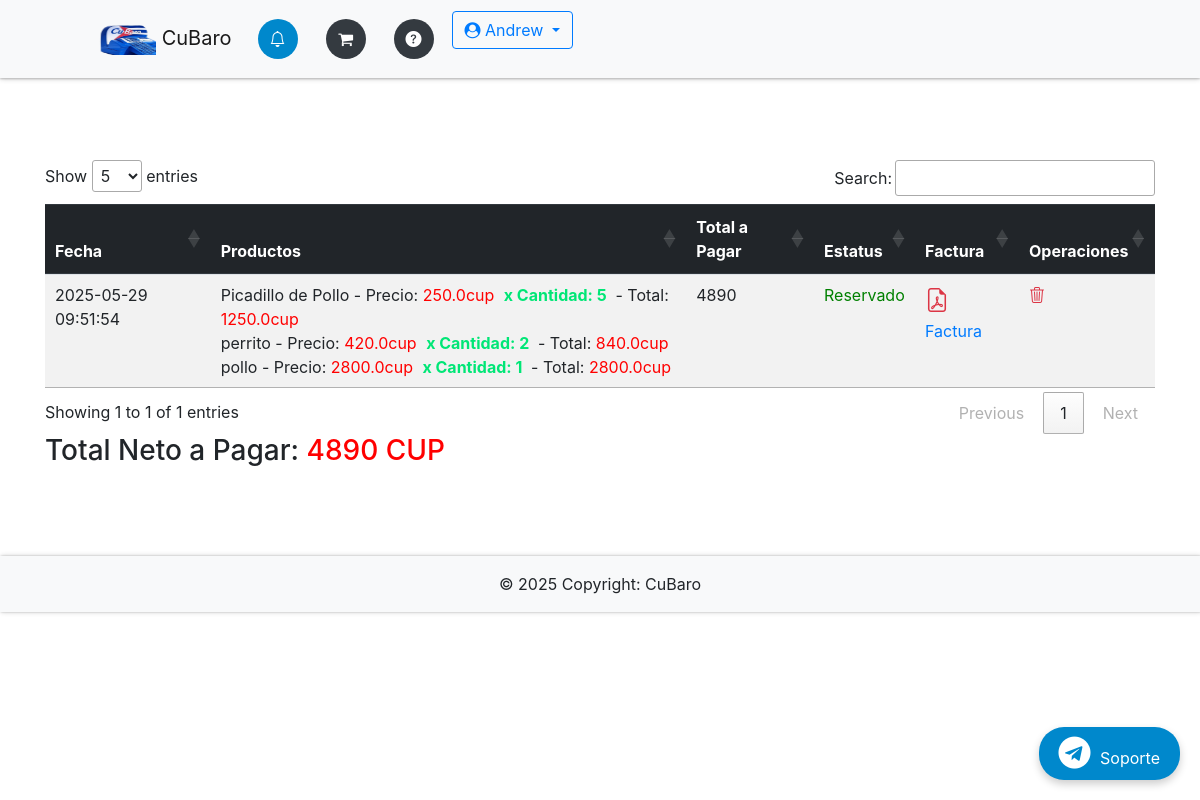
The app's page /orders (signed in) with its own data.
### app/db_models.py (models this page shows, shortened)
class User(UserMixin, db.Model):
    __tablename__ = "users"
    id = db.Column(db.Integer, primary_key=True)
    name = db.Column(db.Text, nullable=False)
    email = db.Column(db.String(50), nullable=False, unique=True)
    phone = db.Column(db.String(50), nullable=False)
    password = db.Column(db.String(250), nullable=False)
    admin = db.Column(db.Integer, nullable=False, default=0)
    email_confirmed = db.Column(db.Integer, nullable=False, default=1)
    created_by = db.Column(db.Integer, db.ForeignKey('users.id'), nullable=True)  # ID del creador
    registration_date = db.Column(db.DateTime, default=lambda: datetime.now(timezone.utc))  # Fecha de registro
    membership_expiration = db.Column(db.DateTime, nullable=True)  # Fecha de vencimiento de membresía
    updated_at = db.Column(db.DateTime, default=lambda: datetime.now(timezone.utc))  # Fecha de expiracion de Codigo de recuperacion empleado
    membership_id = db.Column(db.Integer, db.ForeignKey('memberships.id'), nullable=False)  # Relación con membresía
    membership = db.relationship('Membership', backref='users')
    employees = db.relationship('User', backref='creator', remote_side=[id], lazy='select')  # Relación empleados
    cart = db.relationship('Cart', backref='buyer')
    orders = db.relationship("Order", backref='customer', foreign_keys="[Order.uid]")  # Relación con clave foránea especificada
    master_key = db.Column(db.String(100), unique=True)

class Order(db.Model):
    __tablename__ = "orders"
    id = db.Column(db.Integer, primary_key=True)
    uid = db.Column(db.Integer, db.ForeignKey('users.id'), nullable=False)  # Clave foránea del cliente
    date = db.Column(db.DateTime, nullable=False)
    status = db.Column(db.String(50), nullable=False)
    items = db.relationship("Ordered_item", backref="order", cascade="all, delete-orphan")

class Ordered_item(db.Model):
    __tablename__ = "ordered_items"
    id = db.Column(db.Integer, primary_key=True)
    oid = db.Column(db.Integer, db.ForeignKey('orders.id'))
    itemid = db.Column(db.Integer, db.ForeignKey('items.id'))
    quantity = db.Column(db.Integer, nullable=False)

class Item(db.Model):
    __tablename__ = "items"
    id = db.Column(db.Integer, primary_key=True)
    name = db.Column(db.String(100), nullable=False)
    price = db.Column(db.Float, nullable=False)
    category = db.Column(db.Text, nullable=False)
    image = db.Column(db.String(250), nullable=False)
    details = db.Column(db.String(250), nullable=False)
    stock_min = db.Column(db.Integer, default=0)
    costo = db.Column(db.Integer)
    stock = db.Column(db.Integer, default=0)
    created_by = db.Column(db.Integer, db.ForeignKey('users.id'), nullable=False)  # Vincular con el creador
    creator = db.relationship('User', backref='items_created')  # Relación con el usuario que creó el producto
    orders = db.relationship('Ordered_item', backref='item', lazy=True, cascade="all, delete, delete-orphan")
    in_cart = db.relationship("Cart", backref="item", lazy=True, cascade="all, delete, delete-orphan")

### app/__init__.py (the view)
@app.route('/orders')
@login_required
def orders():
	return render_template('orders.html', orders=current_user.orders)

### app/__init__.py (called while the page is built)
@app.context_processor
def inject_now():
	return {'now': datetime.now(timezone.utc)}

@login_manager.user_loader
def load_user(user_id):
	return User.query.get(user_id)

@app.after_request
def add_no_cache_headers(response):
    response.headers["Cache-Control"] = "no-store, no-cache, must-revalidate, max-age=0"
    response.headers["Pragma"] = "no-cache"
    response.headers["Expires"] = "-1"
    return response

### app/templates/orders.html (shortened to what this page needs)
{% extends "base.html" %}
{% block content %}
{% if not orders %}
<div class="flash-error">
    Aún no has realizado ningún pedido.<br>
    <a type="button" class="mb-2 btn btn-outline-info" href="{{ url_for('home') }}">Agregar Nuevos Artículos</a>
</div>
{% else %}
<div class="table-responsive">
    <table class="table table-striped table-hover">
        <thead class="thead-dark">
            <tr>
                <th>Fecha</th>
                <th>Productos</th>
                <th>Total a Pagar</th>
                <th>Estatus</th>
                <th>Factura</th>
                <th>Operaciones</th>
            </tr>
        </thead>
        <tbody>
            {% for order in orders %}
            {% if order.status != 'Libre' %}
            <tr data-order-id="{{ order.id }}" data-order-status="{{ order.status }}" data-order-total="0">
                <td>{{ order.date.strftime('%Y-%m-%d %H:%M:%S') }}</td>
                <td>
                    <div class="order-items">
                        {% for item in order.items %}
                        {% set item_price = item.item.price %}
                        {% set item_total = item_price * item.quantity %}
                        <div class="my" data-item-price="{{ item_price }}" data-item-quantity="{{ item.quantity }}"
                            data-item-total="{{ item_total }}">
                            {{ item.item.name }} - Precio: <span style="color: red;">{{ item_price }}cup</span>
                            <span class="success">x Cantidad: {{ item.quantity }} </span>- Total: <span
                                style="color: red;">{{ item_total }}cup</span><br>
                        </div>
                        {% endfor %}
                    </div>
                </td>
                <td class="order-total">0</td>
                <td class="order-status">
                    {% if order.status == 'Reservado' %}
                    <span style="color: green;">{{ order.status }}</span>
                    {% elif order.status == 'Pagado' %}
                    <span style="color: red;">{{ order.status }}</span>
                    {% else %}
                    {{ order.status }}
                    {% endif %}
                </td>
                <td>
                    <a href="#" class="factura-link" data-order-id="{{ order.id }}">
                        <i class="bi bi-file-earmark-pdf" style="color: #dc3545; font-size: 1.5em;"></i> Factura
                    </a>
                </td>
                <td>
                    <a href="#" class="delete-order-link" data-order-id="{{ order.id }}">
                        <i class="bi bi-trash3 text-danger"></i>
                    </a>
                </td>
            </tr>
            {% endif %}
            {% endfor %}
        </tbody>
    </table>
</div>
<div>
    <h3>Total Neto a Pagar: <span id="total-reservado" style="color: red;"></span></h3>
</div>
{% endif %}
{% endblock %}

### app/templates/base.html (shortened to what this page needs)
{% import "bootstrap/wtf.html" as wtf %}
<!DOCTYPE html>
<html lang="en">
<head>
  <link rel="stylesheet" href="https://maxcdn.bootstrapcdn.com/bootstrap/4.0.0/css/bootstrap.min.css"
>
  <link href="https://cdn.jsdelivr.net/gh/gitbrent/bootstrap4-toggle@3.6.1/css/bootstrap4-toggle.min.css"
    rel="stylesheet">
  <link rel="stylesheet" type="text/css" href="{{ url_for('static', filename='styles.css') }}">
  <link rel="stylesheet" href="https://cdnjs.cloudflare.com/ajax/libs/font-awesome/4.7.0/css/font-awesome.min.css">
  <link rel="stylesheet" href="https://cdnjs.cloudflare.com/ajax/libs/animate.css/4.1.1/animate.min.css" />
  <link rel="stylesheet" href="https://cdn.jsdelivr.net/npm/bootstrap-icons@1.11.3/font/bootstrap-icons.min.css">
  <link rel="stylesheet" type="text/css" href="https://cdn.datatables.net/1.13.7/css/jquery.dataTables.min.css">
  <link href="https://cdn.jsdelivr.net/npm/bootstrap-switch-button/css/bootstrap-switch-button.min.css"
    rel="stylesheet">
</head>
<body>
  <nav class="navbar navbar-expand-lg navbar-light bg-light fixed-top">
    <a class="navbar-brand" href="{{ url_for('home') }}" data-toggle="tooltip" title="Inicio">
      <img src="{{ url_for('static', filename='img/logoo.png') }}" height="30" width="60"> CuBaro
    </a>
    <ul class="navbar-nav d-flex flex-row">
      <div class="d-flex ml-auto justify-content-center">
        {% if not current_user.is_authenticated %}
        <a class="btn btn-outline-primary mr-2 {% if request.endpoint == 'login' %}active{% endif %}"
          href="{{ url_for('login') }}">Iniciar Sesión</a>
        <a class="btn btn-outline-primary {% if request.endpoint == 'register_admin' %}active{% endif %}"
          href="{{ url_for('register_admin') }}">Registrarse</a>
        {% else %}
        <li class="nav-item mr-2 {% if request.endpoint == 'orders' %}active{% endif %}">
          <a class="nav-link" href="{{ url_for('orders') }}" data-toggle="tooltip" title="Órdenes">
            <div class="icon-circle">
              <i class="bi bi-bell"></i>
            </div>
          </a>
        </li>
        <li class="nav-item mr-2 {% if request.endpoint == 'cart' %}active{% endif %}">
          <a class="nav-link" href="{{ url_for('cart') }}" data-toggle="tooltip" title="Carrito">
            <div class="icon-circle">
              <i class="fa fa-shopping-cart"></i>
            </div>
          </a>
        </li>
        <li class="nav-item mr-2">
          <a class="nav-link" href="{{ url_for('membership_plans') }}" data-toggle="tooltip" title="FAQ">
            <div class="icon-circle">
              <i class="bi bi-question-circle-fill"></i>
            </div>
          </a>
        </li>
        <div class="dropdown ml-auto">
          <a class="btn btn-outline-primary dropdown-toggle" href="#" id="navbarDropdown" role="button"
            data-toggle="dropdown" aria-haspopup="true" aria-expanded="false">
            <i class="fa fa-user-circle"></i> {{ current_user.name }}
          </a>
        </div>
        {% endif %}
      </div>
    </ul>
  </nav>
  <div class="container">
    <div class="main">
      {% block content %}
      {% endblock %}
      <a href="https://t.me/soporte" target="_blank" class="telegram-float">
        <i class="fa fa-telegram fa-2x"></i> Soporte
      </a>
    </div>
  </div>
  <footer class="bg-light text-center text-lg-start">
    <div class="text-center p-3">
      © {{ now.year }} Copyright:
      CuBaro
    </div>
  </footer>
</body>
</html>

### app/static/styles.css (style rules this page uses)
:root { --white: #eceff3; --primary-blue: #007bff; --dark-bg: #343a40; --error-red: #ff4c4c; --success-green: #00e676; --chart-red: #ff6384; --chart-blue: #36a2eb; --chart-purple: #cc65fe; --chart-yellow: #ffce56; --chart-green: #2ecc71; --telegram-blue: #0088cc; --telegram-hover: #3688b183; --shadow-light: rgba(0, 0, 0, 0.2); --shadow-dark: rgba(0, 0, 0, 0.19); }
body { padding-top: 80px; }
.main { padding: 10vh 0; }
.navbar { padding: 0.7rem 6rem; box-shadow: 0 1px 2px 0 var(--shadow-light), 0 1px 5px 0 var(--shadow-dark); position: fixed; top: 0; z-index: 1050; }
.navbar-nav { gap: 3px; }
.icon-circle { display: flex; align-items: center; justify-content: center; width: 40px; height: 40px; border-radius: 50%; background-color: var(--dark-bg); color: white; margin: 0 2px; transition: background-color 0.3s, color 0.3s; }
.nav-item.active .icon-circle { background-color: var(--telegram-blue); color: white; }
footer { box-shadow: 1px 0 2px 0 var(--shadow-light), 1px 0 5px 0 var(--shadow-dark); }
table.dataTable { margin: 0 auto; width: 100%; }
table.dataTable th { color: white; background-color: var(--dark-bg); padding: 25px; }
table.dataTable tr { border-bottom: 1px solid #0046C2; }
table.dataTable td { padding: 25px 50px; }
.flash-error, .help-block, .success { text-align: center; padding: 5px; font-weight: bold; max-width: 400px; margin: 0 auto; }
.success { color: var(--success-green); }
.telegram-float { position: fixed; bottom: 20px; right: 20px; background-color: var(--telegram-blue); color: white; padding: 10px 20px; border-radius: 25px; text-decoration: none; box-shadow: 0 4px 8px var(--shadow-light); transition: background-color 0.3s, transform 0.3s ease; z-index: 9999; }
.telegram-float i { margin-right: 5px; }

### records on screen
User: name "Andrew"
Order: date "2025-05-29 09:51:54", status "Reservado"
Ordered_item: item.name "Picadillo de Pollo", quantity "5", item_total "1250.0"
Item: price "250.0"
Ordered_item: item.name "perrito", quantity "2", item_total "840.0"
Item: price "420.0"
Ordered_item: item.name "pollo", quantity "1", item_total "2800.0"
Item: price "2800.0"
